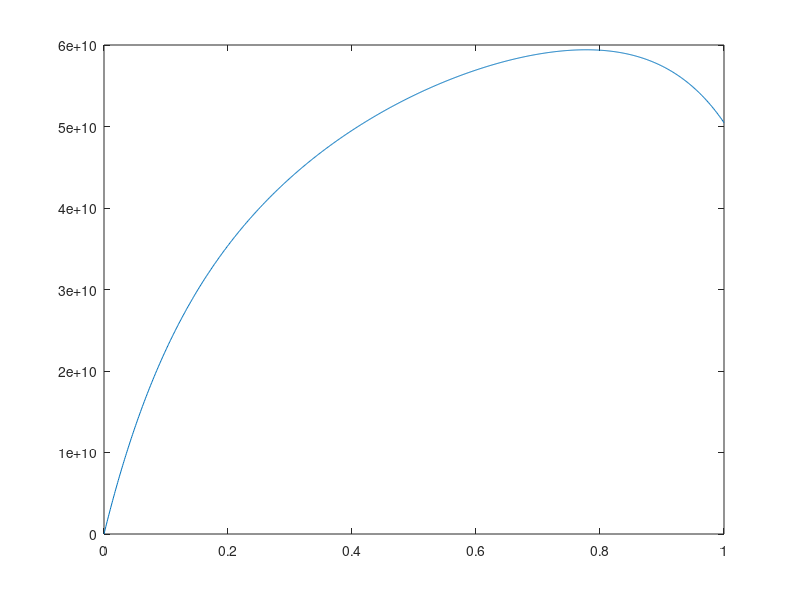

The MATLAB source for this figure:
%start

w3=17.86;
w4=22.99;
Q=0:0.001:1;gamma=0.2;
theta=0.2^(1/12);
eta=1.22e11;
beta=1.109e5;
c1=(theta-Q).^8;
c2=(theta-0.42.*Q).^8;


Y1=(gamma^2).*(0.42.*Q.*(1-c2))./(0.42.*Q-theta+1);
Y2=(theta^4*gamma^2.*c2).*(Q.*(1-c1))./(Q-theta+1);
X1star=eta.*(c2.*gamma^2.*(beta/2)+beta.*c1.*c2.*theta^4.*gamma^2-1)./(c1.*c2.*beta.*theta^4.*gamma^2+(beta/2).*c2.*gamma^2);
Z=w3.*Y1.*X1star+w4.*Y2.*X1star;
plot(Q,Z);
[M,I]=max(Z);
fprintf('当Q取%.3f时，Z最大，Z的最大值为：%f吨',I/1000,M/1000000);

%end